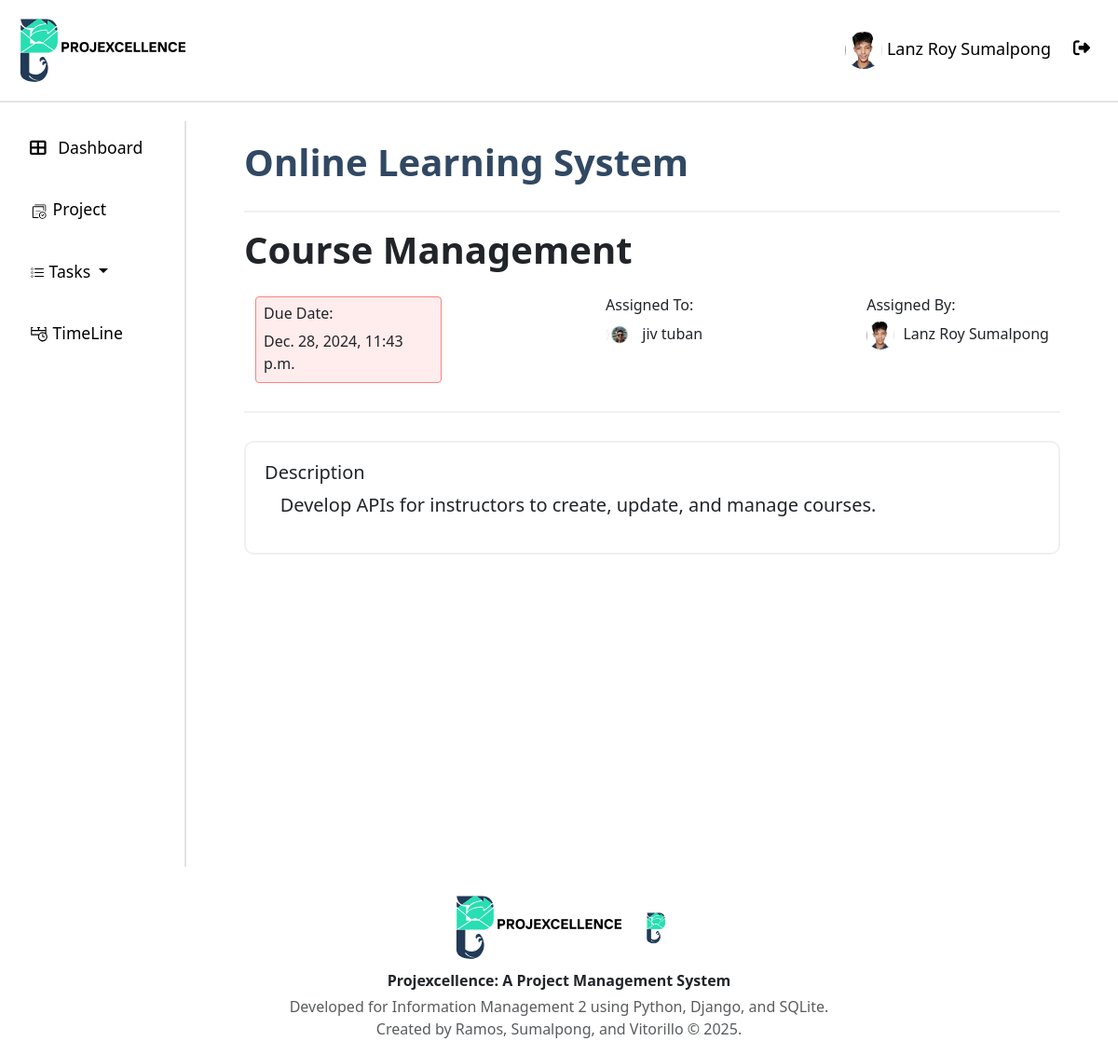
/task_details/3/ (signed in), run on an earlier commit of the app's database.
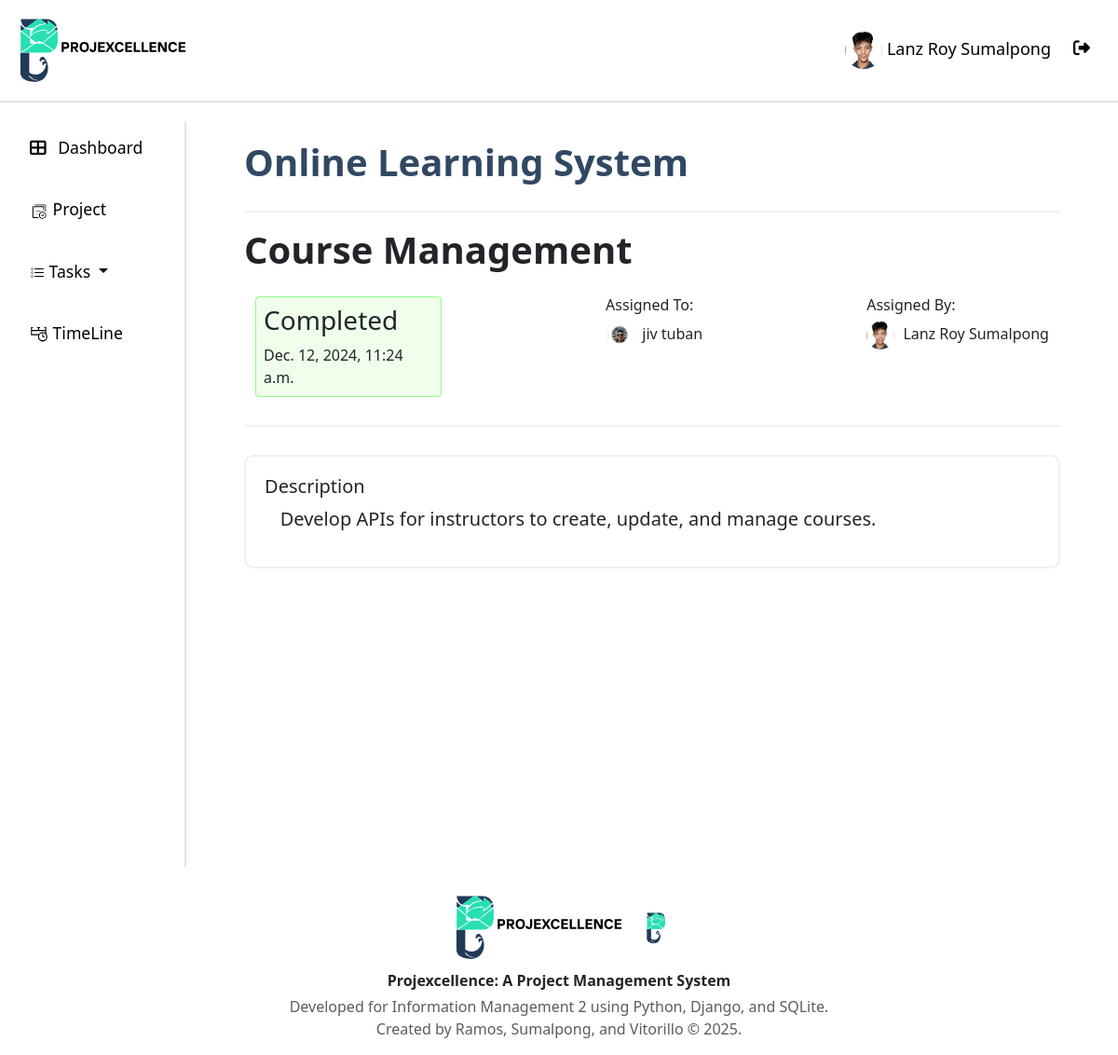
And on a later commit of the database.
### api/models.py (models this page shows, shortened)
class Task(models.Model):
    STATUS_CHOICES = [
        ("On-going", "On-going"),
        ("Pending", "Pending"),
        ("Done", "Done"),
    ]
    project_id = models.ForeignKey(Project, on_delete=models.CASCADE)
    task_name = models.CharField(max_length=50)
    description = models.TextField()
    assigned_to = models.ForeignKey( User, on_delete=models.CASCADE, related_name="assigned_tasks" )
    created_by = models.ForeignKey(User, on_delete=models.CASCADE, related_name="created_tasks")
    status = models.CharField(max_length=10, choices=STATUS_CHOICES, default="Pending")
    due_date = models.DateTimeField(default=timezone.now)
    completed = models.BooleanField(default=False)
    isAccepted = models.BooleanField(default=False)
    date_started = models.DateTimeField(null=True, blank=True, default=None)
    created_at = models.DateTimeField(auto_now_add=True)
    updated_at = models.DateTimeField(auto_now=True)

class Project(models.Model):
    project_name = models.CharField(max_length=50)
    description = models.TextField()
    created_by = models.ForeignKey(User, on_delete=models.CASCADE)
    date_created = models.DateTimeField(auto_now_add=True)

class User(AbstractUser):
    username = None  # Remove the username field entirely
    email = models.EmailField(_("email address"), unique=True)
    phone_regex = RegexValidator(
        regex=r"^\+?1?\d{9,15}$",
        message="Phone number must be entered in the format: '+999999999'. Up to 15 digits allowed.",
    )
    isLogout = models.BooleanField(default=True)
    logoutTime = models.DateTimeField(default=timezone.now)
    phone_number = models.CharField(validators=[phone_regex], max_length=17, blank=True)
    profile_path = models.ImageField(null=True, blank=True,upload_to='profile/' )
    groups = models.ManyToManyField(
        "auth.Group",
        verbose_name=_("groups"),
        blank=True,
        related_name="custom_user_set",
        related_query_name="custom_user",
    )
    user_permissions = models.ManyToManyField(
        "auth.Permission",
        verbose_name=_("user permissions"),
        blank=True,
        related_name="custom_user_set",
        related_query_name="custom_user",
    )
    objects = UserManager()
    USERNAME_FIELD = "email"
    REQUIRED_FIELDS = ["first_name", "last_name", "password"]
    def __str__(self):
        return f"{self.first_name} {self.last_name}"

### api/Views/views.py (the view)
# urls.py: path("task_details/<int:pk>/", views.task_details, name="task_details"),
@login_required
def task_details(request, pk):
    try:
        task = Task.objects.get(id=pk)
    except Task.DoesNotExist:
        raise Http404("Task not found")
    if 'mark_done' in request.POST:
        task.status = 'Done'
        task.completed = True
        task.save()
        messages.success(request, "Task mark as done successfully!")
        return redirect('task_details', pk=pk)
    if 'undo_turn_in' in request.POST:
        task.status = 'On-going'
        task.completed = False
        task.save()
        messages.success(request, "Task mark as done successfully!")
        return redirect('task_details', pk=pk)
    if 'start_task' in request.POST:
        task.status = 'On-going'
        task.save()
        messages.success(request, "Task mark as done successfully!")
        return redirect('task_details', pk=pk)
    if task.assigned_to != request.user and task.project_id.created_by != request.user  and task.created_by != request.user:
        raise Http404("You are not authorized to view this task")
    context = {
        "task": task
    }
    return render(request, "taskDetails.html", context)

### api/templates/taskDetails.html (shortened to what this page needs)
{% extends "base.html" %}
{% load crispy_forms_tags %}
{% load custom_filters %}
{% load static %}
{% block content %}
   <div class="page-container ">
        <div class="head-label">
            <h1><span class="project-name">{{task.project_id.project_name|capfirst}}</span></h1>
        </div>
        <hr style="border: 1px solid rgb(200, 200, 200); margin: 20px 0 10px 0;">
        <div class="task-info">
            <span class="name">{{task.task_name|capfirst}}</span>
            <div class="container">
                <span class="due-date">
                    {%if task.status != 'Done'%}
                    <div class="info">
                        <h6>Due Date:</h6>
                        <span>{{task.due_date}}</span>
                    </div>
                    {%else%}
                    <div class="info-Completed">
                        <h3>Completed</h3>
                        <span>{{task.updated_at}}</span>
                    </div>
                    {%endif%}
                </span>
                <span class="assignee">
                    <div>
                        <h6>Assigned To:</h6>
                        <span>
                            {%if task.assigned_to.profile_path.url != null %}
                                <img class="avatar" src="{{ task.assigned_to.profile_path.url }}" alt="avatar niu">
                            {%else%}
                                <img class="avatar" src="{% static 'res/logoPlaceHolder.png' %}" alt="avatar-profile">
                            {%endif%}
                        </span>
                        <span>{{task.assigned_to}}</span>
                    </div>
                </span>
                <span class="assignee">
                    <div>
                        <h6>Assigned By:</h6>
                        <span>
                            {%if task.created_by.profile_path.url != null %}
                                <img class="avatar" src="{{ task.created_by.profile_path.url }}" alt="avatar">
                            {%else%}
                                <img class="avatar" src="{% static 'res/logoPlaceHolder.png' %}" alt="avatar-profile">
                            {%endif%}
                        </span>
                        <span>{{task.created_by}}</span>
                    </div>
                </span>
            </div>
            <hr style="border: 1px solid rgb(200, 200, 200); margin: 30px 0;">
            <div class="description">
                <h5>Description</h5>
                <p style="margin-left: 2%;">{{task.description|capfirst}}</p>
            </div>
        </div>
   </div>
{% endblock content %}

What changed in the data, as far as the page shows it:
changed Task "Course Management": status "On-going" → "Done" (drawn); updated_at (not shown) → "Dec. 12, 2024, 11:24 a.m."; due_date "Dec. 28, 2024, 11:43 p.m." → (not shown)
Also different on the page:
text no longer shown: "Due Date:"
text now shown: "Completed"
